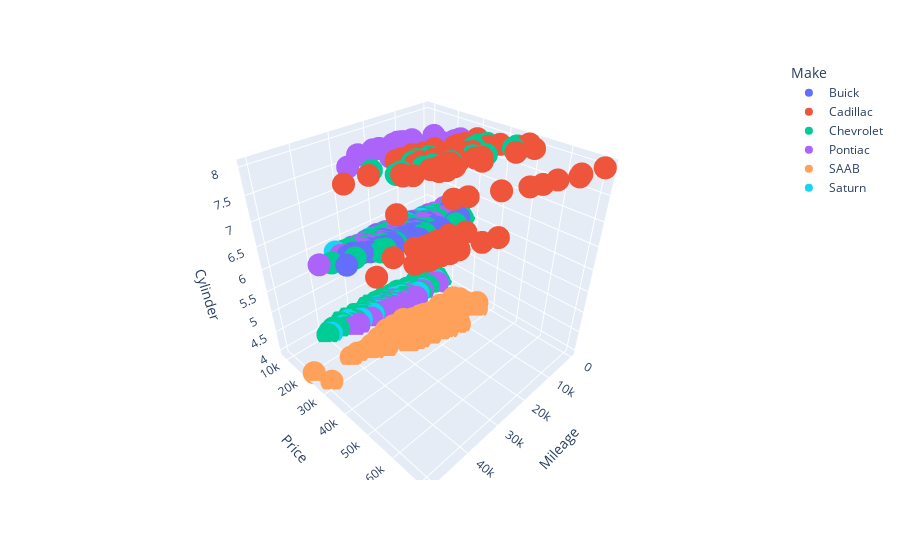

The notebook cell saved with this chart:
### Code cell
px.scatter_3d(df,x='Mileage',y='Price',z='Cylinder',color='Make')
